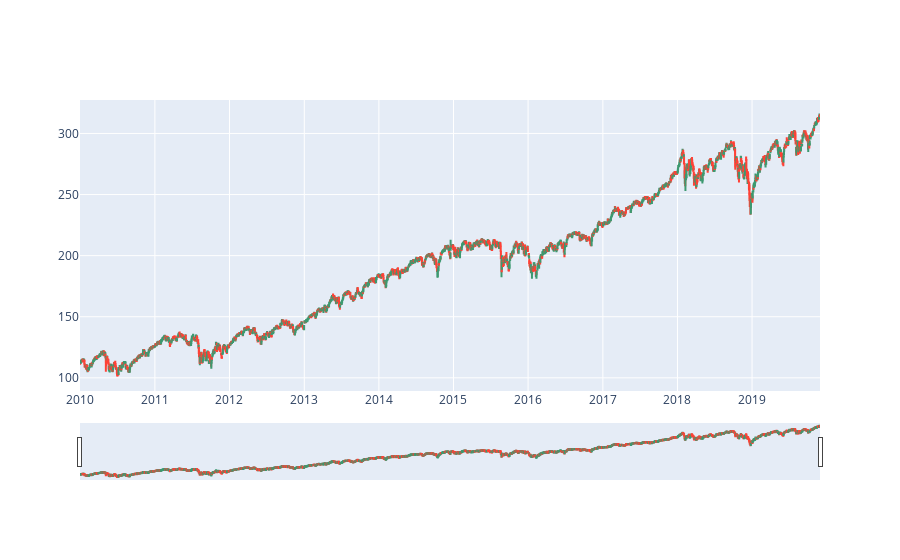

The notebook cell saved with this chart:
### Code cell
df = spy_df.copy()

fig = go.Figure(data=[go.Candlestick(x=df.index,
                open=df['Open'],
                high=df['High'],
                low=df['Low'],
                close=df['Close'])])

fig.show()

### Figure 1 — Plotly figure (JSON) as saved in the notebook; plotly's stock layout.template omitted (floating-point values rounded to 4 significant figures; data arrays with more than 128 entries replaced by an {"elided": "..."} marker saying what was removed)
{"data": [{"close": {"elided": "2496 float values"}, "high": {"elided": "2496 float values"}, "low": {"elided": "2496 float values"}, "open": {"elided": "2496 float values"}, "type": "candlestick", "x": {"elided": "2496 str values"}}], "layout": {"autosize": true, "xaxis": {"autorange": true, "range": ["2009-12-30 12:00", "2019-11-29 12:00"], "rangeslider": {"autorange": true, "range": ["2009-12-30 12:00", "2019-11-29 12:00"], "yaxis": {"_template": null, "rangemode": "match"}}, "type": "date"}, "yaxis": {"autorange": true, "range": [89.22, 327.4]}}}
